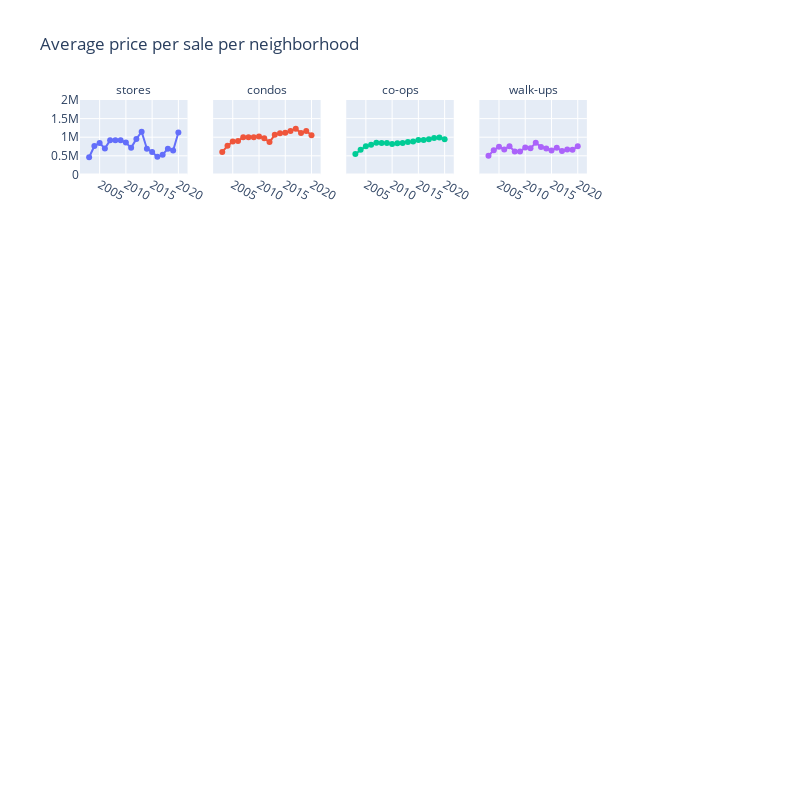

Notebook cell for this chart:
### Markdown cell above
Once we have a custom dataframe, the only tricky part is making sure that all charts display in a specific order
across rows and columns. A for loop with a counter takes care of that.

### Code cell
x = 3
#load chart from dataframe list above and prepare to plot
df_charts = pivoted_dfs_list[x]
print(df_charts.columns)
# if x == 2:
#     df_charts.drop(columns=["other","roosevelt island","inwood"],inplace=True) #this line is only for neighborhoods
    
df_charts = df_charts.sort_values(df_charts.last_valid_index(), axis=1,ascending=False)
fig = make_subplots(rows=5, cols=5, start_cell="top-left",subplot_titles=(df_charts.columns),shared_yaxes=True)
row_i = 1
col_i = 1
for cols in df_charts:
    fig.add_trace(go.Scatter(x=df_charts.index, y=df_charts[cols]),
                  row=row_i, col=col_i)
    if col_i < 5:
        col_i += 1
    else:
        col_i = 1
        row_i += 1
        
fig.update_annotations(font_size=12)
fig.update_yaxes(range=(0,2000000))
fig.update_layout(height=800, width=800, title_text=f'Average price per sale per neighborhood',showlegend=False)
# fig.show()

### Figure 1 — Plotly figure (JSON) as saved in the notebook; plotly's stock layout.template omitted (floating-point values rounded to 4 significant figures)
{"data": [{"type": "scatter", "x": [2003, 2004, 2005, 2006, 2007, 2008, 2009, 2010, 2011, 2012, 2013, 2014, 2015, 2016, 2017, 2018, 2019, 2020], "xaxis": "x", "y": [460700.0, 761200.0, 844100.0, 699000.0, 915600.0, 917800.0, 917800.0, 854200.0, 713900.0, 954100.0, 1146000.0, 690700.0, 601900.0, 472600.0, 530300.0, 691400.0, 644500.0, 1127000.0], "yaxis": "y"}, {"type": "scatter", "x": [2003, 2004, 2005, 2006, 2007, 2008, 2009, 2010, 2011, 2012, 2013, 2014, 2015, 2016, 2017, 2018, 2019, 2020], "xaxis": "x2", "y": [603600.0, 767100.0, 884400.0, 895400.0, 998800.0, 999700.0, 999700.0, 1019000.0, 968900.0, 870100.0, 1063000.0, 1105000.0, 1119000.0, 1165000.0, 1229000.0, 1113000.0, 1166000.0, 1053000.0], "yaxis": "y2"}, {"type": "scatter", "x": [2003, 2004, 2005, 2006, 2007, 2008, 2009, 2010, 2011, 2012, 2013, 2014, 2015, 2016, 2017, 2018, 2019, 2020], "xaxis": "x3", "y": [546900.0, 659400.0, 759100.0, 794100.0, 847600.0, 842200.0, 842200.0, 817900.0, 836800.0, 846100.0, 868500.0, 887300.0, 925000.0, 925600.0, 943200.0, 979400.0, 991800.0, 941700.0], "yaxis": "y3"}, {"type": "scatter", "x": [2003, 2004, 2005, 2006, 2007, 2008, 2009, 2010, 2011, 2012, 2013, 2014, 2015, 2016, 2017, 2018, 2019, 2020], "xaxis": "x4", "y": [501200.0, 645900.0, 744900.0, 672500.0, 755800.0, 614100.0, 614100.0, 720700.0, 704300.0, 850100.0, 739400.0, 693100.0, 641000.0, 714400.0, 629800.0, 669100.0, 662800.0, 754000.0], "yaxis": "y4"}], "layout": {"annotations": [{"font": {"size": 12}, "showarrow": false, "text": "stores", "x": 0.084, "xanchor": "center", "xref": "paper", "y": 1, "yanchor": "bottom", "yref": "paper"}, {"font": {"size": 12}, "showarrow": false, "text": "condos", "x": 0.292, "xanchor": "center", "xref": "paper", "y": 1, "yanchor": "bottom", "yref": "paper"}, {"font": {"size": 12}, "showarrow": false, "text": "co-ops", "x": 0.5, "xanchor": "center", "xref": "paper", "y": 1, "yanchor": "bottom", "yref": "paper"}, {"font": {"size": 12}, "showarrow": false, "text": "walk-ups", "x": 0.708, "xanchor": "center", "xref": "paper", "y": 1, "yanchor": "bottom", "yref": "paper"}], "height": 800, "showlegend": false, "title": {"text": "Average price per sale per neighborhood"}, "width": 800, "xaxis": {"anchor": "y", "domain": [0, 0.168]}, "xaxis10": {"anchor": "y10", "domain": [0.832, 1]}, "xaxis11": {"anchor": "y11", "domain": [0, 0.168]}, "xaxis12": {"anchor": "y12", "domain": [0.208, 0.376]}, "xaxis13": {"anchor": "y13", "domain": [0.416, 0.584]}, "xaxis14": {"anchor": "y14", "domain": [0.624, 0.792]}, "xaxis15": {"anchor": "y15", "domain": [0.832, 1]}, "xaxis16": {"anchor": "y16", "domain": [0, 0.168]}, "xaxis17": {"anchor": "y17", "domain": [0.208, 0.376]}, "xaxis18": {"anchor": "y18", "domain": [0.416, 0.584]}, "xaxis19": {"anchor": "y19", "domain": [0.624, 0.792]}, "xaxis2": {"anchor": "y2", "domain": [0.208, 0.376]}, "xaxis20": {"anchor": "y20", "domain": [0.832, 1]}, "xaxis21": {"anchor": "y21", "domain": [0, 0.168]}, "xaxis22": {"anchor": "y22", "domain": [0.208, 0.376]}, "xaxis23": {"anchor": "y23", "domain": [0.416, 0.584]}, "xaxis24": {"anchor": "y24", "domain": [0.624, 0.792]}, "xaxis25": {"anchor": "y25", "domain": [0.832, 1]}, "xaxis3": {"anchor": "y3", "domain": [0.416, 0.584]}, "xaxis4": {"anchor": "y4", "domain": [0.624, 0.792]}, "xaxis5": {"anchor": "y5", "domain": [0.832, 1]}, "xaxis6": {"anchor": "y6", "domain": [0, 0.168]}, "xaxis7": {"anchor": "y7", "domain": [0.208, 0.376]}, "xaxis8": {"anchor": "y8", "domain": [0.416, 0.584]}, "xaxis9": {"anchor": "y9", "domain": [0.624, 0.792]}, "yaxis": {"anchor": "x", "domain": [0.88, 1], "range": [0, 2000000]}, "yaxis10": {"anchor": "x10", "domain": [0.66, 0.78], "matches": "y6", "range": [0, 2000000], "showticklabels": false}, "yaxis11": {"anchor": "x11", "domain": [0.44, 0.56], "range": [0, 2000000]}, "yaxis12": {"anchor": "x12", "domain": [0.44, 0.56], "matches": "y11", "range": [0, 2000000], "showticklabels": false}, "yaxis13": {"anchor": "x13", "domain": [0.44, 0.56], "matches": "y11", "range": [0, 2000000], "showticklabels": false}, "yaxis14": {"anchor": "x14", "domain": [0.44, 0.56], "matches": "y11", "range": [0, 2000000], "showticklabels": false}, "yaxis15": {"anchor": "x15", "domain": [0.44, 0.56], "matches": "y11", "range": [0, 2000000], "showticklabels": false}, "yaxis16": {"anchor": "x16", "domain": [0.22, 0.34], "range": [0, 2000000]}, "yaxis17": {"anchor": "x17", "domain": [0.22, 0.34], "matches": "y16", "range": [0, 2000000], "showticklabels": false}, "yaxis18": {"anchor": "x18", "domain": [0.22, 0.34], "matches": "y16", "range": [0, 2000000], "showticklabels": false}, "yaxis19": {"anchor": "x19", "domain": [0.22, 0.34], "matches": "y16", "range": [0, 2000000], "showticklabels": false}, "yaxis2": {"anchor": "x2", "domain": [0.88, 1], "matches": "y", "range": [0, 2000000], "showticklabels": false}, "yaxis20": {"anchor": "x20", "domain": [0.22, 0.34], "matches": "y16", "range": [0, 2000000], "showticklabels": false}, "yaxis21": {"anchor": "x21", "domain": [0, 0.12], "range": [0, 2000000]}, "yaxis22": {"anchor": "x22", "domain": [0, 0.12], "matches": "y21", "range": [0, 2000000], "showticklabels": false}, "yaxis23": {"anchor": "x23", "domain": [0, 0.12], "matches": "y21", "range": [0, 2000000], "showticklabels": false}, "yaxis24": {"anchor": "x24", "domain": [0, 0.12], "matches": "y21", "range": [0, 2000000], "showticklabels": false}, "yaxis25": {"anchor": "x25", "domain": [0, 0.12], "matches": "y21", "range": [0, 2000000], "showticklabels": false}, "yaxis3": {"anchor": "x3", "domain": [0.88, 1], "matches": "y", "range": [0, 2000000], "showticklabels": false}, "yaxis4": {"anchor": "x4", "domain": [0.88, 1], "matches": "y", "range": [0, 2000000], "showticklabels": false}, "yaxis5": {"anchor": "x5", "domain": [0.88, 1], "matches": "y", "range": [0, 2000000], "showticklabels": false}, "yaxis6": {"anchor": "x6", "domain": [0.66, 0.78], "range": [0, 2000000]}, "yaxis7": {"anchor": "x7", "domain": [0.66, 0.78], "matches": "y6", "range": [0, 2000000], "showticklabels": false}, "yaxis8": {"anchor": "x8", "domain": [0.66, 0.78], "matches": "y6", "range": [0, 2000000], "showticklabels": false}, "yaxis9": {"anchor": "x9", "domain": [0.66, 0.78], "matches": "y6", "range": [0, 2000000], "showticklabels": false}}}
